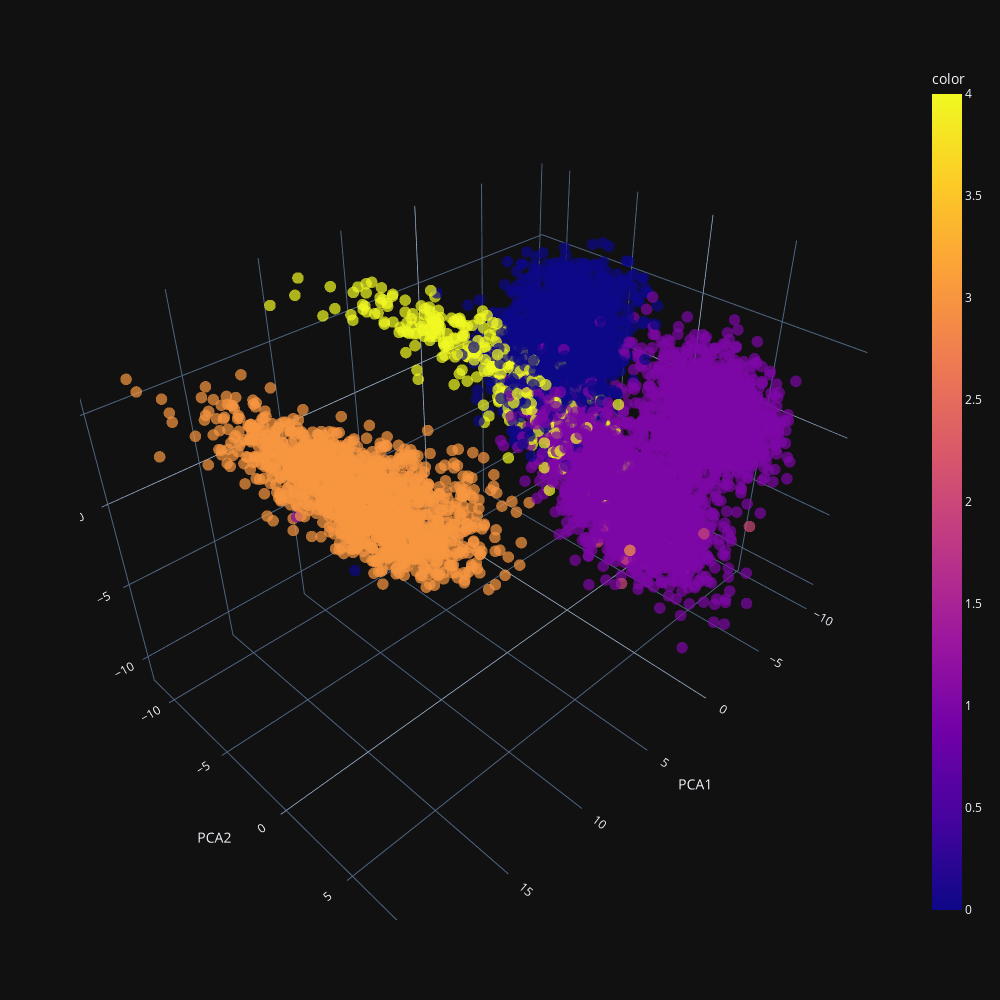

The notebook cell this image was saved under:
### Code cell
from sklearn.cluster import KMeans
#apply kmeans to the eigenvectors
km = KMeans(n_clusters=5, random_state=1, n_init=10, max_iter=1000, tol=1e-6)
spectral_labels = km.fit_predict(eigenvectors)
#pca for plotting
fig = px.scatter_3d(Xtilde, x=Zlda[:, 0], y=Zlda[:, 1], z=Zlda[:, 2], color=spectral_labels,
                    template='plotly_dark', color_discrete_sequence=px.colors.qualitative.Pastel2, opacity=0.7)
#label the axis PCA1 PCA2 PCA3
fig.update_layout(scene = dict(xaxis_title = 'PCA1', yaxis_title = 'PCA2', zaxis_title = 'PCA3'))
#resize the plot
fig.update_layout(width=1000, height=1000)
#make points smaller
fig.update_traces(marker=dict(size=4), selector=dict(mode='markers'))
fig.show()

### Figure 1 — Plotly figure (JSON) as saved in the notebook; plotly's stock layout.template omitted (floating-point values rounded to 4 significant figures; data arrays with more than 128 entries replaced by an {"elided": "..."} marker saying what was removed)
{"data": [{"hovertemplate": "x=%{x}<br>y=%{y}<br>z=%{z}<br>color=%{marker.color}<extra></extra>", "legendgroup": "", "marker": {"color": {"elided": "7497 int values"}, "coloraxis": "coloraxis", "opacity": 0.7, "size": 4, "symbol": "circle"}, "mode": "markers", "name": "", "scene": "scene", "showlegend": false, "type": "scatter3d", "x": {"elided": "7497 float values"}, "y": {"elided": "7497 float values"}, "z": {"elided": "7497 float values"}}], "layout": {"coloraxis": {"colorbar": {"title": {"text": "color"}}, "colorscale": [[0, "#0d0887"], [0.1111, "#46039f"], [0.2222, "#7201a8"], [0.3333, "#9c179e"], [0.4444, "#bd3786"], [0.5556, "#d8576b"], [0.6667, "#ed7953"], [0.7778, "#fb9f3a"], [0.8889, "#fdca26"], [1, "#f0f921"]]}, "height": 1000, "legend": {"tracegroupgap": 0}, "margin": {"t": 60}, "scene": {"domain": {"x": [0, 1], "y": [0, 1]}, "xaxis": {"title": {"text": "PCA1"}}, "yaxis": {"title": {"text": "PCA2"}}, "zaxis": {"title": {"text": "PCA3"}}}, "width": 1000}}
